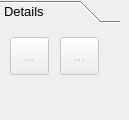
         <widget class="QWidget" name="pieceMode_Page">
          <widget class="QToolBox" name="piece_ToolBox">
           <property name="enabled">
            <bool>true</bool>
           </property>
           <property name="geometry">
            <rect>
             <x>0</x>
             <y>0</y>
             <width>120</width>
             <height>111</height>
            </rect>
           </property>
           <property name="sizePolicy">
            <sizepolicy hsizetype="Preferred" vsizetype="Maximum">
             <horstretch>1</horstretch>
             <verstretch>0</verstretch>
            </sizepolicy>
           </property>
           <property name="minimumSize">
            <size>
             <width>120</width>
             <height>0</height>
            </size>
           </property>
           <property name="maximumSize">
            <size>
             <width>16777215</width>
             <height>16777215</height>
            </size>
           </property>
           <property name="font">
            <font>
             <pointsize>10</pointsize>
            </font>
           </property>
           <property name="toolTip">
            <string/>
           </property>
           <property name="currentIndex">
            <number>0</number>
           </property>
           <property name="tabSpacing">
            <number>4</number>
           </property>
           <widget class="QWidget" name="details_Page">
            <property name="geometry">
             <rect>
              <x>0</x>
              <y>0</y>
              <width>120</width>
              <height>83</height>
             </rect>
            </property>
            <property name="toolTip">
             <string>Tools for adding details to pattern pieces</string>
            </property>
            <attribute name="icon">
             <iconset resource="share/resources/toolicon.qrc">
              <normaloff>:/toolicon/32x32/details_toolbox.png</normaloff>:/toolicon/32x32/details_toolbox.png</iconset>
            </attribute>
            <attribute name="label">
             <string>Details</string>
            </attribute>
            <attribute name="toolTip">
             <string>Add Details</string>
            </attribute>
            <widget class="QToolButton" name="unitePieces_ToolButton">
             <property name="enabled">
              <bool>false</bool>
             </property>
             <property name="geometry">
              <rect>
               <x>10</x>
               <y>10</y>
               <width>39</width>
               <height>38</height>
              </rect>
             </property>
             <property name="toolTip">
              <string>Unite 2 Pieces (U)</string>
             </property>
             <property name="text">
              <string notr="true">...</string>
             </property>
             <property name="icon">
              <iconset resource="share/resources/toolicon.qrc">
               <normaloff>:/toolicon/32x32/union.png</normaloff>:/toolicon/32x32/union.png</iconset>
             </property>
             <property name="iconSize">
              <size>
               <width>32</width>
               <height>32</height>
              </size>
             </property>
             <property name="checkable">
              <bool>true</bool>
             </property>
            </widget>
            <widget class="QToolButton" name="exportPiecesAs_ToolButton">
             <property name="enabled">
              <bool>false</bool>
             </property>
             <property name="geometry">
              <rect>
               <x>60</x>
               <y>10</y>
               <width>39</width>
               <height>38</height>
              </rect>
             </property>
             <property name="toolTip">
              <string>Export Pieces (E, P)</string>
             </property>
             <property name="text">
              <string notr="true">...</string>
             </property>
             <property name="icon">
              <iconset resource="share/resources/toolicon.qrc">
               <normaloff>:/toolicon/32x32/export.png</normaloff>:/toolicon/32x32/export.png</iconset>
             </property>
             <property name="iconSize">
              <size>
               <width>32</width>
               <height>32</height>
              </size>
             </property>
             <property name="checkable">
              <bool>true</bool>
             </property>
            </widget>
           </widget>
          </widget>
         </widget>
